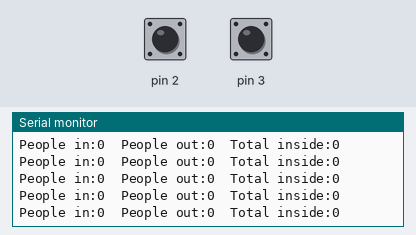
Recording of a sketch running on a simulated Arduino Uno, built with avr-gcc and run on an emulated ATmega328P. Shown: the last lines printed to the serial monitor. Inputs (shaded band) come from the test bench; at power-on: pin 2 HIGH, pin 3 HIGH.

Above: at 1.2 s.
1.3 s: pin 2 pulled LOW for 0.15 s
At 1.31 s:
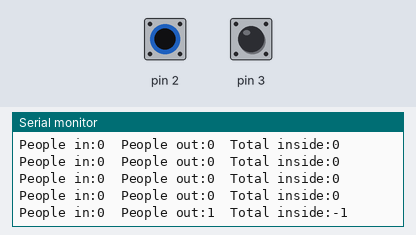
2.9 s: pin 3 pulled LOW for 0.15 s
At 2.92 s:
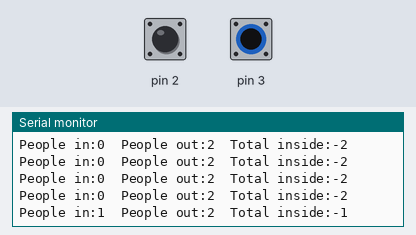
4.5 s: pin 2 pulled LOW for 1 s
At 4.53 s:
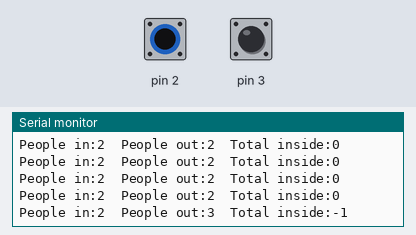
7.0 s: pin 3 pulled LOW for 0.15 s
At 7.04 s:
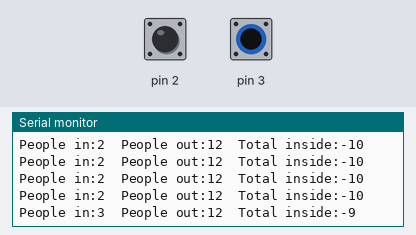
10.1 s: pin 3 pulled LOW for 1 s
At 10.16 s:
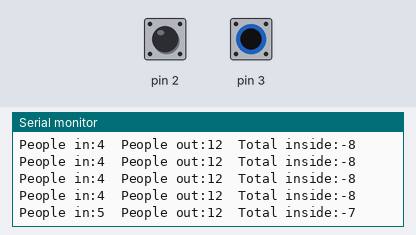
Timing chart, 0 to 13.1 s (numbered marks = the images above; inputs shaded):
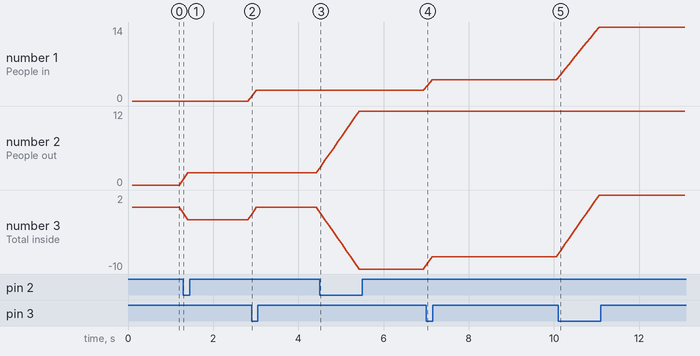

Measured:
- after the input at 1.3 s, the serial monitor: prints a new line at once (image 1)
- after the input at 2.9 s, the serial monitor: prints a new line at once (image 2)
- after the input at 4.5 s, the serial monitor: prints a new line at once (image 3)
- after the input at 7.0 s, the serial monitor: prints a new line at once (image 4)
- after the input at 10.1 s, the serial monitor: prints a new line after 0.06 s (image 5)
- plotted number 1: 4 → 14 after the input at 10.1 s
- plotted number 2: 0 → 2 after the input at 1.3 s, 2 → 12 after the input at 4.5 s
- plotted number 3: 0 → -2 after the input at 1.3 s, 0 → -10 after the input at 4.5 s, -8 → 2 after the input at 10.1 s

The sketch:

Pushbutton_People_Counter.ino
```cpp
int p_in = 0;
int p_out = 0;
int tot = 0;

void setup() {
 pinMode(2, INPUT_PULLUP);
 pinMode(3, INPUT_PULLUP);
 Serial.begin(9600);
}

void loop() {
  delay(100);
  int x = digitalRead(2);
  int y = digitalRead(3);

  if(x == 0){
    p_out++;
    }
  if(y == 0){
    p_in++;
    }


  Serial.print("People in:");
  Serial.print(p_in);
  Serial.print("\t");
  Serial.print("People out:");
  Serial.print(p_out);
  Serial.print("\t");
  Serial.print("Total inside:");
  Serial.println(p_in-p_out);

}
```
